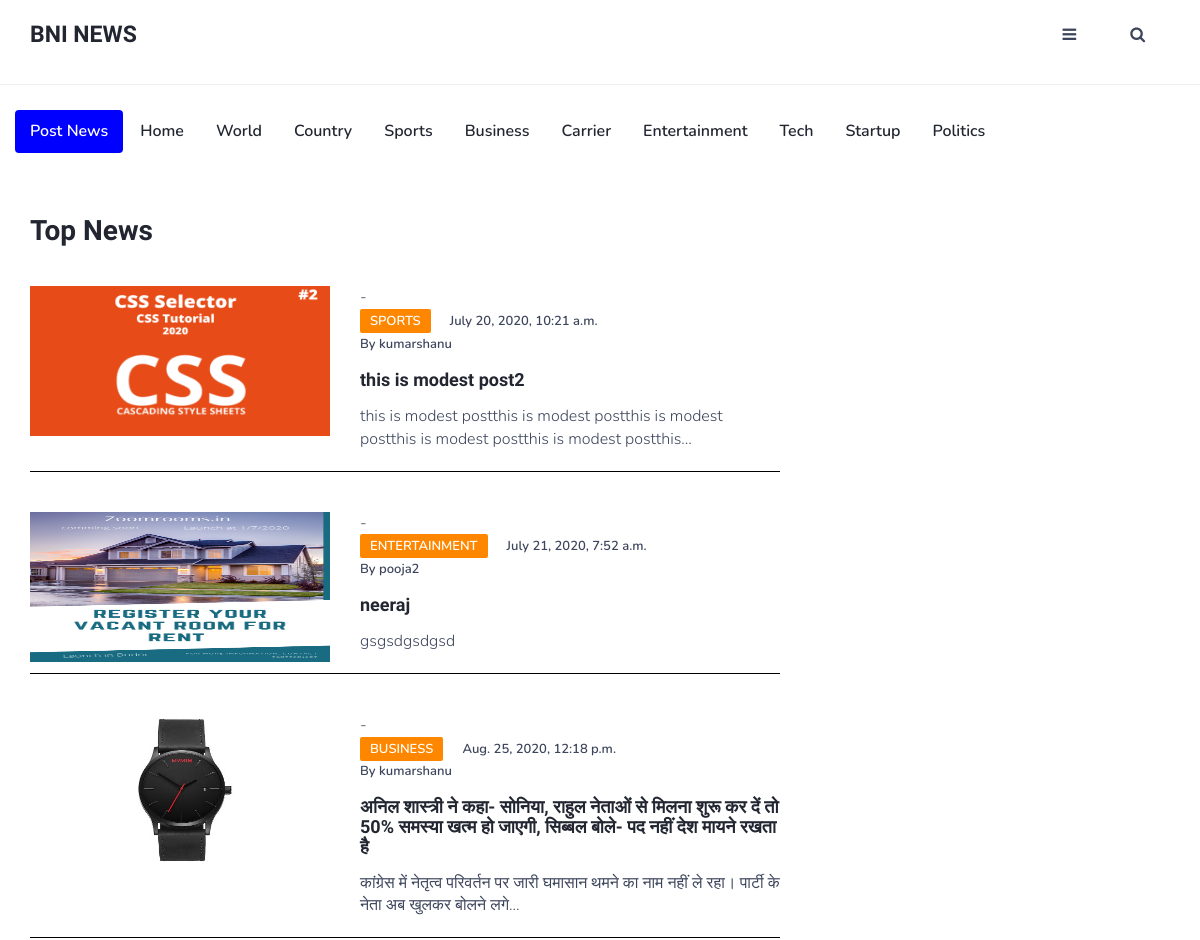
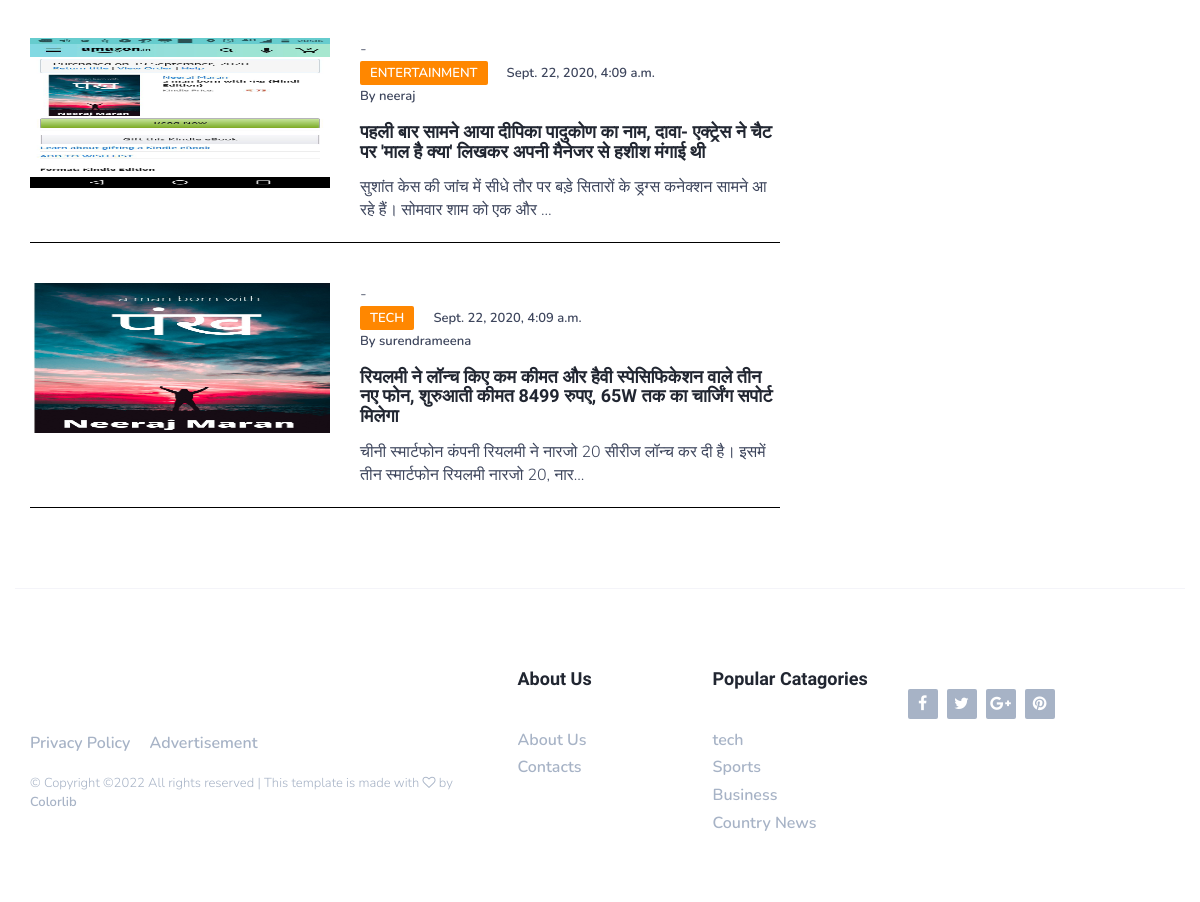
The app's page /, older data (2 pictures, top to bottom).
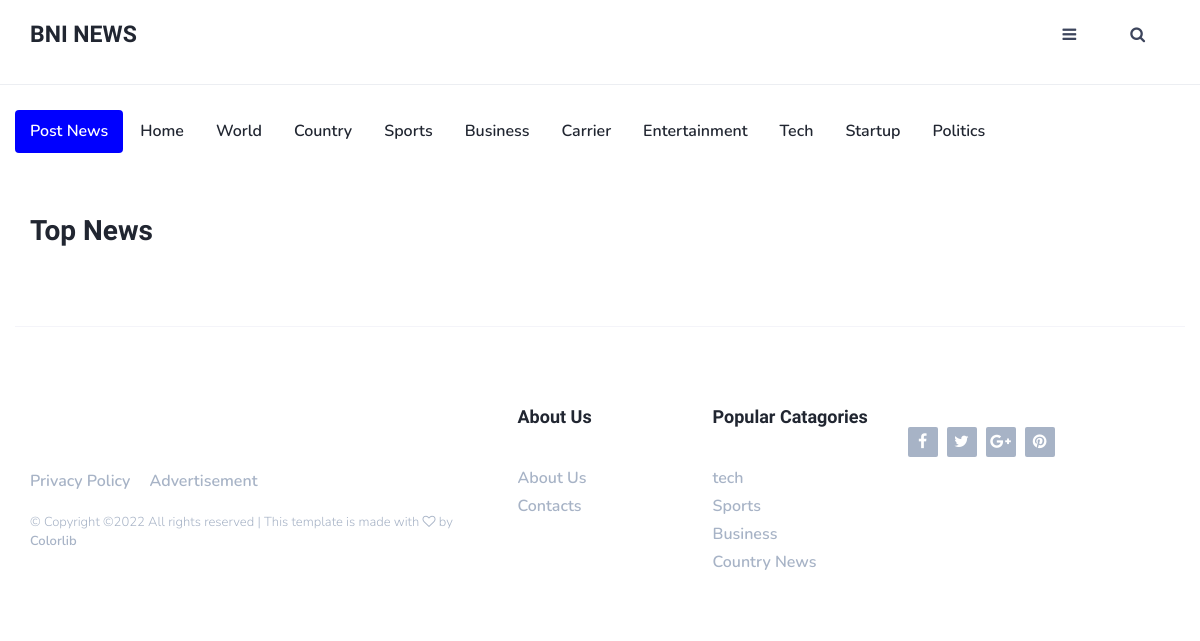
The same page, newer data.
### news_app/models.py (models this page shows, shortened)
class Country(models.Model):
    author = models.ForeignKey(User, on_delete=models.CASCADE,default=1 )
    image = models.ImageField(upload_to='pics_country', null=True)
    heading = models.CharField(max_length=100)
    title=models.CharField(max_length=500)
    slug = models.SlugField(max_length=40, default=True)
    content = models.TextField()
    date_time = models.DateTimeField(default=datetime.datetime.now())
    category = models.CharField(max_length=20, choices=CATEGORY_CHOICES)

### news_app/views.py (the view)
# urls.py: path('', HomePage, name='news-home'),
def HomePage(request):
    post = Country.objects.all()
    context = {
        'posts': post
    }
    return render (request, 'news_app/country.html', context)

### templates/news_app/country.html
{% extends 'news_app/base.html'%}
{% block content %}
<div class="row">
    <div class="col-md-8">
        <div class="row">
            <div class="col-md-12">
                <div class="section-title">
                    <h2>Top News</h2>
                </div>
            </div>
            {% for post in posts %}
            <div class="col-md-12" style="background-color: white;">
                <div class="post post-row" height="300px" style="border-bottom: 0.1px solid black">
                    <a class="post-img" href=""><img src="{{ post.image.url }}" alt="" width='150px' height='150px'></a>
                    <div class="post-body">-
                        <div class="post-meta">
                            <a class="post-category cat-2" href="{% url 'category' post.category %}">{{post.category}}</a>
                            <span class="post-date">{{post.date_time}}</span><br>
                            <span class="post-date" > By {{post.author}}</span></small>
                        </div>
                        <h3 class="post-title"><a href="{% url 'country-detail' post.pk %}">{{post.title}}</a></h3>
                        <p>{{post.content| truncatechars:100}}</p>
                    </div>
                </div>
            </div>
            {% endfor %}
        </div>
    </div>
</div>
{% endblock %}

### templates/news_app/base.html (shortened to what this page needs)
{% load static %}
<!DOCTYPE html>
<html lang="en">
	<head>
		<link type="text/css" rel="stylesheet" href="{% static 'css/bootstrap.min.css' %}"/>
		<link rel="stylesheet" href="{% static 'css/font-awesome.min.css' %}">
        <link rel="stylesheet" href="https://cdnjs.cloudflare.com/ajax/libs/font-awesome/4.7.0/css/font-awesome.min.css">
		<link type="text/css" rel="stylesheet" href="{% static 'css/style.css' %}"/>
		<link type="text/css" rel="stylesheet" href="{% static 'css/customise.css' %}"/>
		<link type="text/css" rel="stylesheet" href="{% static 'css/profile.css' %}"/>
    </head>
	<body>
		<header id="header">
			<div id="nav">
				<div id="nav-fixed">
					<div class="container">
						<div class="nav-logo">
							<h3><a href="{% url 'news-home'%}" class="logo">BNI NEWS</a></h3>
						</div>
						<div class="nav-btns">
							<button class="aside-btn"><i class="fa fa-bars"></i></button>
							<button class="search-btn"><i class="fa fa-search"></i></button>
						</div>
					</div>
				</div>
			</div>
		</header>
		<div class="section">
			<div class="container">
				<div class="row">
					<ul class="nav nav-pills mb-3" id="pills-tab" role="tablist">
						<li class="nav-item">
							<a class="nav-link active" id="pills-home-tab"  href="{% url 'country-new-post'%}" role="tab" aria-controls="pills-home" aria-selected="true" style="background-color: blue;color:white;">Post News</a>
						  </li>
						<li class="nav-item">
						  <a class="nav-link active" id="pills-home-tab"  href="{% url 'news-home'%}" role="tab" aria-controls="pills-home" aria-selected="true">Home</a>
						</li>
						<li class="nav-item">
						  <a class="nav-link" id="pills-contact-tab"  href="{% url 'category-wo'%}" role="tab" aria-controls="pills-contact" aria-selected="false">World</a>
						</li>
						<li class="nav-item">
							<a class="nav-link" id="pills-contact-tab"  href="{% url 'category-co'%}" role="tab" aria-controls="pills-contact" aria-selected="false">Country</a>
						</li>
						<li class="nav-item">
							<a class="nav-link" id="pills-contact-tab"  href="{% url 'category-sp'%}" role="tab" aria-controls="pills-contact" aria-selected="false">Sports</a>
						</li>
						<li class="nav-item">
							<a class="nav-link" id="pills-contact-tab"  href="{% url 'category-bu'%}" role="tab" aria-controls="pills-contact" aria-selected="false">Business</a>
						</li>
						<li class="nav-item">
							<a class="nav-link" id="pills-contact-tab"  href="{% url 'category-ca'%}" role="tab" aria-controls="pills-contact" aria-selected="false">Carrier</a>
						</li>
						<li class="nav-item">
							<a class="nav-link" id="pills-contact-tab"  href="{% url 'category-ent'%}" role="tab" aria-controls="pills-contact" aria-selected="false">Entertainment</a>
						</li>
						<li class="nav-item">
						<a class="nav-link" id="pills-contact-tab"  href="{% url 'category-te'%}" role="tab" aria-controls="pills-contact" aria-selected="false">Tech</a>
						</li>
						<li class="nav-item">
							<a class="nav-link" id="pills-contact-tab"  href="{% url 'category-st'%}" role="tab" aria-controls="pills-contact" aria-selected="false">Startup</a>
						</li>
						<li class="nav-item">
							<a class="nav-link" id="pills-contact-tab"  href="{% url 'category-po'%}" role="tab" aria-controls="pills-contact" aria-selected="false">Politics</a>
						</li>
					  </ul>
					  <div class="tab-content" id="pills-tabContent">
					  </div>
				</div>
			</div>
		</div>
		<div class="section">
			<div class="container">
                {% block content %}
                {% endblock %}
			</div>
		</div>
		<footer id="footer">
			<div class="container">
				<div class="row">
					<div class="col-md-5">
						<div class="footer-widget">
							<div class="footer-logo">
							</div>
							<ul class="footer-nav">
								<li><a href="#">Privacy Policy</a></li>
								<li><a href="#">Advertisement</a></li>
							</ul>
							<div class="footer-copyright">
								<span>&copy;
Copyright &copy;<script>document.write(new Date().getFullYear());</script> All rights reserved | This template is made with <i class="fa fa-heart-o" aria-hidden="true"></i> by <a href="https://colorlib.com" target="_blank">Colorlib</a>
</span>
							</div>
						</div>
					</div>
					<div class="col-md-4">
						<div class="row">
							<div class="col-md-6">
								<div class="footer-widget">
									<h3 class="footer-title">About Us</h3>
									<ul class="footer-links">
										<li><a href="about.html">About Us</a></li>
										<li><a href="contact.html">Contacts</a></li>
									</ul>
								</div>
							</div>
							<div class="col-md-6">
								<div class="footer-widget">
									<h3 class="footer-title"> Popular Catagories</h3>
									<ul class="footer-links">
										<li><a href="category.html">tech</a></li>
										<li><a href="category.html">Sports</a></li>
										<li><a href="category.html">Business</a></li>
										<li><a href="category.html">Country News</a></li>
									</ul>
								</div>
							</div>
						</div>
					</div>
					<div class="col-md-3">
						<div class="footer-widget">
							<ul class="footer-social">
								<li><a href="#"><i class="fa fa-facebook"></i></a></li>
								<li><a href="#"><i class="fa fa-twitter"></i></a></li>
								<li><a href="#"><i class="fa fa-google-plus"></i></a></li>
								<li><a href="#"><i class="fa fa-pinterest"></i></a></li>
							</ul>
						</div>
					</div>
				</div>
			</div>
		</footer>
	</body>
</html>

### static/css/style.css (style rules this page uses)
body { font-family: 'Nunito', sans-serif; font-size: 16px; font-weight: 300; color: #3d455c; margin: 0; padding: 0; overflow-x: hidden; }
h1, h2, h3, h4, h5, h6 { font-family: 'Nunito Sans', sans-serif; font-weight: 700; color: #212631; margin: 0px 0px 15px; }
h2 { font-size: 28px; }
h3 { font-size: 23px; }
a { font-weight: 600; color: #212631; text-decoration: none; }
ul,ol { margin: 0; padding: 0; list-style: none }
.section { padding-top: 40px; }
.section .section-title { margin-bottom: 40px; }
.section .section-title h2 { text-transform: capitalize; font-size: 28px; }
#nav { height: 70px; }
#nav:after { content: ""; position: fixed; left: 0; right: 0; bottom: 0; top: 0; background-color: rgba(33, 38, 49, 0.5); z-index: 90; opacity: 0; visibility: hidden; -webkit-transition: 0.2s all; transition: 0.2s all; }
#nav-fixed { position: fixed; left: 0; right: 0; top: 0; z-index: 90; background-color: #FFF; -webkit-box-shadow: 0px -1px 0px 0px #eceef2 inset; box-shadow: 0px -1px 0px 0px #eceef2 inset; }
#nav .container { position: relative; }
.nav-logo { float:left; }
.nav-logo .logo { line-height: 70px; display:inline-block; }
.nav-btns { float:right; }
.nav-btns > button { padding: 25px 25px; border: none; line-height: 20px; background: transparent; }
#footer { padding-bottom: 40px; margin-top: 40px; }
#footer .container { padding-top: 80px; border-top: 1px solid #F4f4f9; }
.footer-widget { margin-bottom: 40px; }
.footer-widget .footer-title { margin-bottom: 40px; text-transform: capitalize; font-size: 18px; }
.footer-widget a { color: #a7b3c6; -webkit-transition: 0.2s color; transition: 0.2s color; }
.footer-logo { margin-bottom: 40px; }
.footer-nav li { display: inline-block; margin-right: 15px; }
.footer-links li + li { margin-top: 5px; }
.footer-copyright { margin-top: 20px; color: #a7b3c6; font-size: 13px; }
.footer-social { margin-top: 20px; }
.footer-social li { display: inline-block; margin-right: 5px; }
.footer-social li > a { display: block; width: 30px; height: 30px; line-height: 30px; text-align: center; background-color: #a7b3c6; color: #FFF; border-radius: 2px; -webkit-transition: 0.2s opacity; transition: 0.2s opacity; }

Row changes from the older to the newer data that the page shows:
removed Country: image (picture), category "SPORTS", date_time "July 20, 2020, 10:21 a.m.", author "kumarshanu", title "this is modest post2", content "this is modest postthis is modest postthis is modest postthis is modest postthis is modest postthis…"
removed Country: image (picture), category "ENTERTAINMENT", date_time "July 21, 2020, 7:52 a.m.", author "pooja2", title "neeraj", content "gsgsdgsdgsd"
removed Country: image (picture), category "BUSINESS", date_time "Aug. 25, 2020, 12:18 p.m.", author "kumarshanu", title "अनिल शास्त्री ने कहा- सोनिया, राहुल नेताओं से मिलना शुरू कर दें तो 50% समस्या खत्म हो जाएगी, सिब्बल बोले- पद नहीं देश मायने रखता है", content "कांग्रेस में नेतृत्व परिवर्तन पर जारी घमासान थमने का नाम नहीं ले रहा। पार्टी के नेता अब खुलकर बोलने लगे…"
removed Country: image (picture), category "ENTERTAINMENT", date_time "Sept. 22, 2020, 4:09 a.m.", author "neeraj", title "पहली बार सामने आया दीपिका पादुकोण का नाम, दावा- एक्ट्रेस ने चैट पर 'माल है क्या' लिखकर अपनी मैनेजर से हशीश मंगाई थी", content "सुशांत केस की जांच में सीधे तौर पर बड़े सितारों के ड्रग्स कनेक्शन सामने आ रहे हैं। सोमवार शाम को एक और …"
removed Country: image (picture), category "TECH", date_time "Sept. 22, 2020, 4:09 a.m.", author "surendrameena", title "रियलमी ने लॉन्च किए कम कीमत और हैवी स्पेसिफिकेशन वाले तीन नए फोन, शुरुआती कीमत 8499 रुपए, 65W तक का चार्जिंग सपोर्ट मिलेगा", content "चीनी स्मार्टफोन कंपनी रियलमी ने नारजो 20 सीरीज लॉन्च कर दी है। इसमें तीन स्मार्टफोन रियलमी नारजो 20, नार…"
